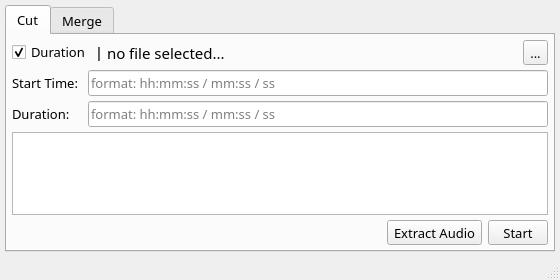
<?xml version="1.0" encoding="UTF-8"?>
<ui version="4.0">
 <class>MWin</class>
 <widget class="QMainWindow" name="MWin">
  <property name="geometry">
   <rect>
    <x>0</x>
    <y>0</y>
    <width>560</width>
    <height>280</height>
   </rect>
  </property>
  <property name="minimumSize">
   <size>
    <width>560</width>
    <height>280</height>
   </size>
  </property>
  <property name="font">
   <font>
    <family>Microsoft YaHei</family>
    <pointsize>10</pointsize>
   </font>
  </property>
  <property name="windowTitle">
   <string>FFmpeg Helper - v0.0.1</string>
  </property>
  <property name="windowIcon">
   <iconset resource="res.qrc">
    <normaloff>:/images/logo.png</normaloff>:/images/logo.png</iconset>
  </property>
  <widget class="QWidget" name="centralWidget">
   <layout class="QHBoxLayout" name="horizontalLayout">
    <property name="spacing">
     <number>5</number>
    </property>
    <property name="leftMargin">
     <number>5</number>
    </property>
    <property name="topMargin">
     <number>5</number>
    </property>
    <property name="rightMargin">
     <number>5</number>
    </property>
    <property name="bottomMargin">
     <number>5</number>
    </property>
    <item>
     <widget class="QTabWidget" name="tabWidget">
      <property name="autoFillBackground">
       <bool>false</bool>
      </property>
      <property name="currentIndex">
       <number>0</number>
      </property>
      <widget class="QWidget" name="tab_1">
       <attribute name="title">
        <string>Cut</string>
       </attribute>
       <layout class="QVBoxLayout" name="verticalLayout">
        <property name="spacing">
         <number>5</number>
        </property>
        <property name="leftMargin">
         <number>5</number>
        </property>
        <property name="topMargin">
         <number>5</number>
        </property>
        <property name="rightMargin">
         <number>5</number>
        </property>
        <property name="bottomMargin">
         <number>5</number>
        </property>
        <item>
         <layout class="QHBoxLayout" name="horizontalLayout_4" stretch="0,0,1,0">
          <item>
           <widget class="QCheckBox" name="duration_check">
            <property name="toolTip">
             <string>Duration Mode/EndTime Mode</string>
            </property>
            <property name="text">
             <string>Duration</string>
            </property>
            <property name="checked">
             <bool>true</bool>
            </property>
           </widget>
          </item>
          <item>
           <widget class="QLabel" name="label_2">
            <property name="font">
             <font>
              <family>Microsoft YaHei UI</family>
              <pointsize>11</pointsize>
              <weight>50</weight>
              <bold>false</bold>
             </font>
            </property>
            <property name="text">
             <string>|</string>
            </property>
           </widget>
          </item>
          <item>
           <widget class="QLabel" name="filename_label">
            <property name="font">
             <font>
              <pointsize>11</pointsize>
             </font>
            </property>
            <property name="text">
             <string>no file selected...</string>
            </property>
           </widget>
          </item>
          <item>
           <widget class="QToolButton" name="select_file_btn">
            <property name="cursor">
             <cursorShape>PointingHandCursor</cursorShape>
            </property>
            <property name="text">
             <string>...</string>
            </property>
           </widget>
          </item>
         </layout>
        </item>
        <item>
         <layout class="QHBoxLayout" name="horizontalLayout_2" stretch="0,0">
          <item>
           <widget class="QLabel" name="label">
            <property name="minimumSize">
             <size>
              <width>70</width>
              <height>0</height>
             </size>
            </property>
            <property name="text">
             <string>Start Time:</string>
            </property>
           </widget>
          </item>
          <item>
           <widget class="QLineEdit" name="start_time_edit">
            <property name="placeholderText">
             <string>format: hh:mm:ss / mm:ss / ss</string>
            </property>
           </widget>
          </item>
         </layout>
        </item>
        <item>
         <layout class="QHBoxLayout" name="horizontalLayout_3" stretch="0,0">
          <item>
           <widget class="QLabel" name="radio_label">
            <property name="minimumSize">
             <size>
              <width>70</width>
              <height>0</height>
             </size>
            </property>
            <property name="text">
             <string>Duration:</string>
            </property>
           </widget>
          </item>
          <item>
           <widget class="QLineEdit" name="end_time_edit">
            <property name="placeholderText">
             <string>format: hh:mm:ss / mm:ss / ss</string>
            </property>
           </widget>
          </item>
         </layout>
        </item>
        <item>
         <widget class="QPlainTextEdit" name="log_edit"/>
        </item>
        <item>
         <layout class="QHBoxLayout" name="horizontalLayout_5">
          <item>
           <spacer name="horizontalSpacer">
            <property name="orientation">
             <enum>Qt::Horizontal</enum>
            </property>
            <property name="sizeHint" stdset="0">
             <size>
              <width>40</width>
              <height>20</height>
             </size>
            </property>
           </spacer>
          </item>
          <item>
           <widget class="QToolButton" name="extract_btn">
            <property name="cursor">
             <cursorShape>PointingHandCursor</cursorShape>
            </property>
            <property name="text">
             <string>Extract Audio</string>
            </property>
           </widget>
          </item>
          <item>
           <widget class="QToolButton" name="start_btn">
            <property name="minimumSize">
             <size>
              <width>60</width>
              <height>0</height>
             </size>
            </property>
            <property name="cursor">
             <cursorShape>PointingHandCursor</cursorShape>
            </property>
            <property name="text">
             <string> Start </string>
            </property>
           </widget>
          </item>
         </layout>
        </item>
       </layout>
      </widget>
      <widget class="QWidget" name="tab_2">
       <attribute name="title">
        <string>Merge</string>
       </attribute>
       <layout class="QVBoxLayout" name="verticalLayout_2">
        <item>
         <widget class="QTableWidget" name="tableWidget">
          <property name="alternatingRowColors">
           <bool>true</bool>
          </property>
          <property name="columnCount">
           <number>0</number>
          </property>
          <attribute name="horizontalHeaderStretchLastSection">
           <bool>false</bool>
          </attribute>
          <attribute name="verticalHeaderVisible">
           <bool>false</bool>
          </attribute>
         </widget>
        </item>
        <item>
         <layout class="QHBoxLayout" name="horizontalLayout_6">
          <item>
           <spacer name="horizontalSpacer_2">
            <property name="orientation">
             <enum>Qt::Horizontal</enum>
            </property>
            <property name="sizeHint" stdset="0">
             <size>
              <width>40</width>
              <height>20</height>
             </size>
            </property>
           </spacer>
          </item>
          <item>
           <widget class="QToolButton" name="select_files_btn">
            <property name="minimumSize">
             <size>
              <width>85</width>
              <height>0</height>
             </size>
            </property>
            <property name="cursor">
             <cursorShape>PointingHandCursor</cursorShape>
            </property>
            <property name="text">
             <string>Select Files</string>
            </property>
           </widget>
          </item>
          <item>
           <widget class="QToolButton" name="start_merge_btn">
            <property name="minimumSize">
             <size>
              <width>85</width>
              <height>0</height>
             </size>
            </property>
            <property name="cursor">
             <cursorShape>PointingHandCursor</cursorShape>
            </property>
            <property name="text">
             <string>Merge</string>
            </property>
           </widget>
          </item>
         </layout>
        </item>
       </layout>
      </widget>
     </widget>
    </item>
   </layout>
  </widget>
  <widget class="QStatusBar" name="statusBar"/>
 </widget>
 <layoutdefault spacing="6" margin="11"/>
 <resources>
  <include location="res.qrc"/>
 </resources>
 <connections/>
</ui>
